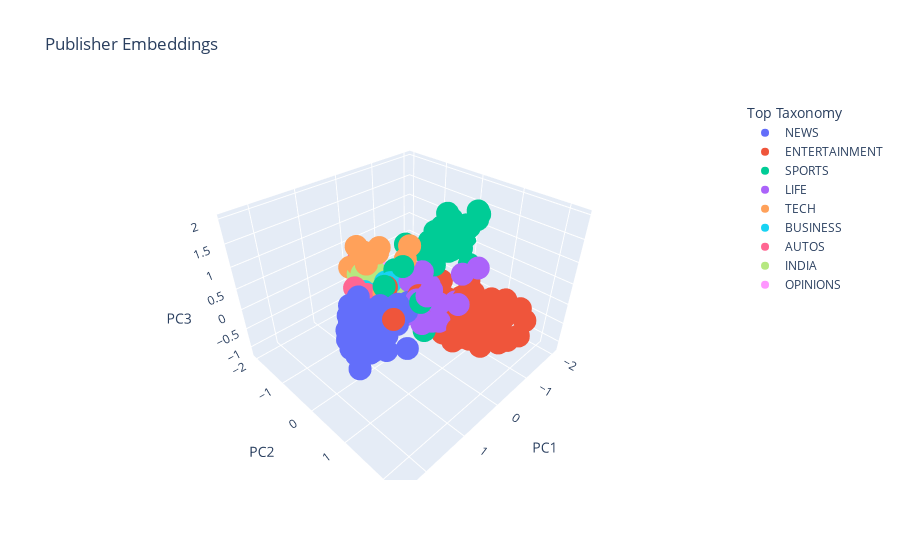

The notebook cell saved with this chart:
### Code cell
threeD_components_emb = pd.DataFrame(data=pca_embbeddings, columns=['PC1', 'PC2', 'PC3'])
threeD_components_emb["Top Taxonomy"] = classification_labels.reset_index(drop=True)

# threeD_components_normed["target"] = dbs.labels_
fig = px.scatter_3d(threeD_components_emb, x='PC1', y='PC2', z='PC3',
              color='Top Taxonomy', title='Publisher Embeddings')
fig.update_traces(showlegend=True)
fig.show()
